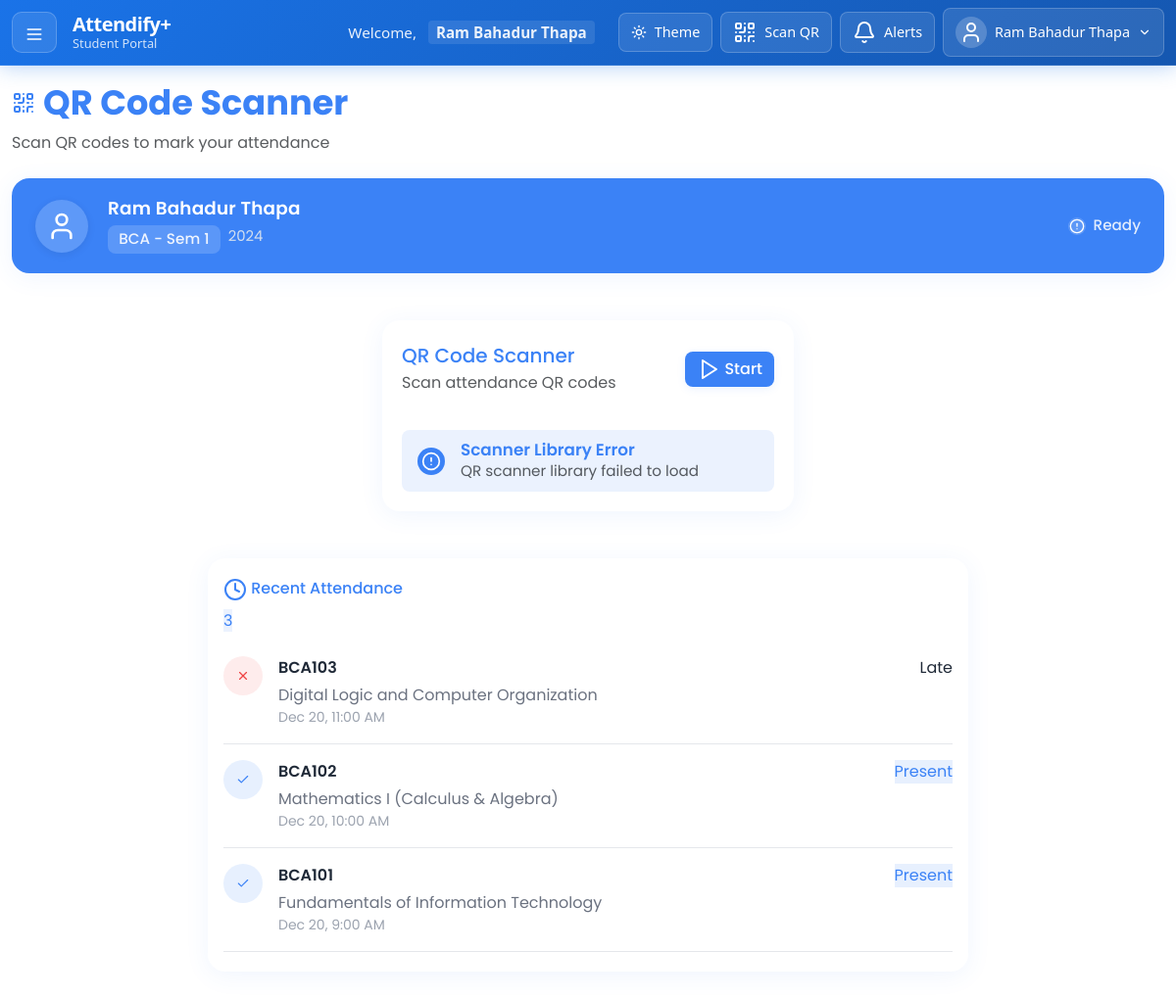
/views/student/scan_qr.php (signed in), run on the app's committed database.
### tables this page shows
CREATE TABLE students (
  StudentID INT AUTO_INCREMENT PRIMARY KEY,
  FullName VARCHAR(100) NOT NULL,
  Contact VARCHAR(20),
  Address VARCHAR(200),
  PhotoURL VARCHAR(255),
  DepartmentID INT NOT NULL,
  SemesterID INT NOT NULL,
  JoinYear YEAR DEFAULT (YEAR(CURDATE())),
  ProgramCode VARCHAR(50),
  LoginID INT NOT NULL UNIQUE,
  FOREIGN KEY (DepartmentID) REFERENCES departments(DepartmentID),
  FOREIGN KEY (SemesterID) REFERENCES semesters(SemesterID),
  FOREIGN KEY (LoginID) REFERENCES login_tbl(LoginID)
);

CREATE TABLE departments (
  DepartmentID INT AUTO_INCREMENT PRIMARY KEY,
  DepartmentName VARCHAR(100) NOT NULL UNIQUE,
  DepartmentCode VARCHAR(10) NOT NULL UNIQUE
);

CREATE TABLE semesters (
  SemesterID INT AUTO_INCREMENT PRIMARY KEY,
  SemesterNumber INT NOT NULL
);

CREATE TABLE attendance_records (
  AttendanceID INT AUTO_INCREMENT PRIMARY KEY,
  StudentID INT NOT NULL,
  SubjectID INT NOT NULL,
  TeacherID INT NOT NULL,
  DateTime DATETIME DEFAULT CURRENT_TIMESTAMP,
  Status ENUM('present', 'absent', 'late') DEFAULT 'present',
  FOREIGN KEY (StudentID) REFERENCES students(StudentID),
  FOREIGN KEY (SubjectID) REFERENCES subjects(SubjectID),
  FOREIGN KEY (TeacherID) REFERENCES teachers(TeacherID)
);

CREATE TABLE subjects (
  SubjectID INT AUTO_INCREMENT PRIMARY KEY,
  SubjectCode VARCHAR(20) NOT NULL,
  SubjectName VARCHAR(100) NOT NULL,
  CreditHour INT NOT NULL,
  LectureHour INT DEFAULT 48,
  IsElective BOOLEAN DEFAULT FALSE,
  DepartmentID INT NOT NULL,
  SemesterID INT NOT NULL,
  FOREIGN KEY (DepartmentID) REFERENCES departments(DepartmentID),
  FOREIGN KEY (SemesterID) REFERENCES semesters(SemesterID)
);

### views/student/scan_qr.php (the view, shortened to what this page needs)
<?php
   include '../../config/db_config.php';
   $studentQuery = "SELECT s.StudentID, s.FullName, s.Contact, s.Address, s.ProgramCode, s.JoinYear,
                       d.DepartmentName, d.DepartmentCode,
                       sem.SemesterNumber,
                       l.Email
               FROM students s
               JOIN departments d ON s.DepartmentID = d.DepartmentID
               JOIN semesters sem ON s.SemesterID = sem.SemesterID
               JOIN login_tbl l ON s.LoginID = l.LoginID
               WHERE s.LoginID = ?";
   $stmt = $conn->prepare($studentQuery);
   $stmt->bind_param("i", $_SESSION['LoginID']);
   $stmt->execute();
   $student = $stmt->get_result()->fetch_assoc();
   $recentAttendanceQuery = "SELECT ar.DateTime, ar.Status, ar.Method,
                               s.SubjectCode, s.SubjectName,
                               t.FullName as TeacherName
                        FROM attendance_records ar
                        JOIN subjects s ON ar.SubjectID = s.SubjectID
                        JOIN teachers t ON ar.TeacherID = t.TeacherID
                        WHERE ar.StudentID = ?
                        ORDER BY ar.DateTime DESC
                        LIMIT 3";
   $stmt = $conn->prepare($recentAttendanceQuery);
   $stmt->bind_param("i", $student['StudentID']);
   $stmt->execute();
   $recentAttendance = $stmt->get_result()->fetch_all(MYSQLI_ASSOC);
   ?>
<!DOCTYPE html>
<html lang="en">
<head>
    <link rel="stylesheet" href="../../assets/css/dashboard_student.css">
    <link rel="stylesheet" href="../../assets/css/sidebar_student.css">
    <link href="https://cdn.jsdelivr.net/npm/bootstrap@5.3.0/dist/css/bootstrap.min.css" rel="stylesheet">
    <link rel="stylesheet" href="../../assets/css/scan_qr.css">
</head>
<body>
    <?php include '../components/navbar_student.php'; ?>
    <div class="container-fluid dashboard-container main-content">
        <div class="page-header d-flex justify-content-between align-items-center flex-wrap mb-4">
            <div>
                <h2 class="page-title">
                    <i data-lucide="qr-code"></i>
                    QR Code Scanner
                </h2>
                <p class="text-muted mb-0">Scan QR codes to mark your attendance</p>
            </div>
        </div>
        <div class="row justify-content-center mb-4">
            <div class="col-12">
                <div class="student-info-card-modern">
                    <div class="student-avatar-modern">
                        <i data-lucide="user" style="width: 32px; height: 32px;"></i>
                    </div>
                    <div class="student-details d-flex flex-column justify-content-center" style="flex:1; min-width:0;">
                        <div class="d-flex align-items-center mb-1">
                            <h6 class="student-name mb-0 me-3" style="font-size:1.15rem; font-weight:600;"><?= htmlspecialchars($student['FullName']) ?></h6>
                        </div>
                        <div class="student-meta d-flex gap-2 flex-wrap" style="margin-top:0.1rem;">
                            <span class="department-badge">
                                <?= htmlspecialchars($student['DepartmentCode']) ?> - Sem <?= $student['SemesterNumber'] ?>
                            </span>
                            <span class="join-year"><?= $student['JoinYear'] ?></span>
                        </div>
                    </div>
                    <div class="scan-status ms-auto" id="scanStatus">
                        <div class="status-indicator-modern" id="statusIndicatorModern">
                        </div>
                        <span class="status-text" id="statusTextModern">Ready</span>
                    </div>
                </div>
            </div>
        </div>
        <div class="row justify-content-center">
            <div class="col-lg-8 col-md-10 col-12">
                <div class="scanner-card-modern mb-4">
                    <div class="scanner-header">
                        <div class="d-flex justify-content-between align-items-center flex-wrap">
                            <div>
                                <h5 class="mb-1">QR Code Scanner</h5>
                                <p class="text-muted mb-0">Scan attendance QR codes</p>
                            </div>
                            <div class="scanner-controls-desktop d-flex">
                                <button id="startScanBtn" class="btn btn-primary">
                                    <i data-lucide="play"></i> Start
                                </button>
                            </div>
                        </div>
                    </div>
                    <div class="scanner-status-desktop mt-3">
                        <div class="d-flex align-items-center gap-3">
                            <div id="statusIndicator" class="status-indicator-desktop">
                            </div>
                            <div>
                                <h6 id="statusTitle" class="mb-0">Ready to Scan</h6>
                                <small id="statusMessage" class="text-muted">Click "Start" to begin scanning</small>
                            </div>
                        </div>
                    </div>
                </div>
            </div>
        </div>
        <div class="row justify-content-center mt-4">
            <div class="col-lg-8 col-md-10 col-12">
                <div class="recent-activity-responsive">
                    <div class="activity-header mb-2">
                        <h6>
                            <i data-lucide="clock"></i>
                            Recent Attendance
                        </h6>
                        <span class="activity-count"><?= count($recentAttendance) ?></span>
                    </div>
                    <div class="activity-list">
                        <?php if (empty($recentAttendance)): ?>
                            <div class="activity-empty">
                                <i data-lucide="calendar-x" style="width: 32px; height: 32px;"></i>
                                <p class="text-muted mt-2 mb-0">No recent attendance records</p>
                            </div>
                        <?php else: ?>
                            <?php foreach ($recentAttendance as $record): ?>
                                <div class="activity-item">
                                    <div class="activity-icon <?= $record['Status'] == 'present' ? 'success' : 'error' ?>">
                                        <i data-lucide="<?= $record['Status'] == 'present' ? 'check' : 'x' ?>" style="width: 14px; height: 14px;"></i>
                                    </div>
                                    <div class="activity-content">
                                        <div class="activity-title"><?= htmlspecialchars($record['SubjectCode']) ?></div>
                                        <div class="activity-subtitle">
                                            <?= htmlspecialchars($record['SubjectName']) ?>
                                        </div>
                                        <div class="activity-time">
                                            <?= date('M j, g:i A', strtotime($record['DateTime'])) ?>
                                        </div>
                                    </div>
                                    <div class="activity-status <?= $record['Status'] ?>">
                                        <?= ucfirst($record['Status']) ?>
                                    </div>
                                </div>
                            <?php endforeach; ?>
                        <?php endif; ?>
                    </div>
                </div>
            </div>
        </div>
    </div>
</body>
</html>

### assets/css/dashboard_student.css (style rules this page uses)
:root { --navbar-height: 60px; --bg-light: linear-gradient(to right, #f0f4f8, #e8f0fe); --bg-dark: #121212; --card-light: #ffffff; --card-dark: #1f1f1f; --text-light: #333; --text-dark: #eee; --accent-light: #1A73E8; --accent-dark: rgba(0, 212, 170, 1); --navbar-light: var(--accent-light); --navbar-dark: var(--accent-dark); --text-muted-light: #6c757d; --text-muted-dark: #a0a0a0; --border-light: #f8f9fa; --border-dark: #333; --shadow-light: rgba(0, 0, 0, 0.1); --shadow-dark: rgba(0, 0, 0, 0.3); }
body { font-family: 'Poppins', sans-serif; background: var(--bg-light); color: var(--text-light); margin: 0; transition: all 0.3s ease; overflow-x: hidden; padding-top: var(--navbar-height); }
.main-content { margin-left: 0 !important; min-height: calc(100vh - var(--navbar-height)); transition: margin-left 0.3s ease; width: 100%; padding-top: 0; }
.dashboard-container { padding: 2rem; transition: all 0.3s ease; max-width: 100%; overflow-x: hidden; }
.page-header { margin-bottom: 2rem; }
.page-title { font-size: 2.2rem; font-weight: 700; color: var(--accent-light); margin-bottom: 0.5rem; display: flex; align-items: center; gap: 0.5rem; }
.text-muted { color: var(--text-muted-light) !important; }
.activity-list { max-height: 400px; overflow-y: auto; }
.activity-item { display: flex; align-items: flex-start; padding: 1rem 0; border-bottom: 1px solid #e5e7eb; }
.activity-item:last-child { border-bottom: none; }
.activity-icon { width: 40px; height: 40px; border-radius: 50%; display: flex; align-items: center; justify-content: center; margin-right: 1rem; flex-shrink: 0; }
.activity-content { flex: 1; }
.activity-title { font-weight: 600; color: #111827; margin-bottom: 0.25rem; }
.activity-time { font-size: 0.875rem; color: #6b7280; }
.dashboard-container h2 { color: var(--accent-light); }
.dashboard-container h5 { color: var(--accent-light); }

### assets/css/sidebar_student.css (style rules this page uses)
:root { --sidebar-width: 280px; --navbar-height: 60px; --sidebar-transition: all 0.3s cubic-bezier(0.25, 0.8, 0.25, 1); --overlay-transition: all 0.3s ease; }
.main-content { transition: margin-left 0.3s ease; width: 100%; min-height: calc(100vh - var(--navbar-height)); }

### assets/css/navbar_admin.css (style rules this page uses)
:root { --accent-light: #1a73e8; --accent-dark: #047857; --card-light: #ffffff; --card-dark: #1f2937; --text-light: #374151; --text-dark: #f9fafb; --text-muted-light: #6b7280; --text-muted-dark: #9ca3af; --hover-light: #f3f4f6; --hover-dark: #374151; --navbar-height: 60px; }
body { padding-top: var(--navbar-height) !important; }
.main-content { margin-left: 0; min-height: calc(100vh - var(--navbar-height)); transition: margin-left 0.3s ease; }
.dashboard-container { padding-top: 1.5rem !important; padding-bottom: 2rem; }
.page-header { margin-bottom: 2rem; }
.main-content { margin-left: 0 !important; min-height: calc(100vh - var(--navbar-height)); transition: margin-left 0.3s ease; width: 100%; }

### data on the page
students: FullName "Ram Bahadur Thapa", DepartmentID.DepartmentCode "BCA", SemesterID.SemesterNumber "1", JoinYear "2024"
attendance_records: SubjectID.SubjectCode "BCA103", SubjectID.SubjectName "Digital Logic and Computer Organization", DateTime "Dec 20, 11:00 AM", Status "Late"
attendance_records: SubjectID.SubjectCode "BCA102", SubjectID.SubjectName "Mathematics I (Calculus & Algebra)", DateTime "Dec 20, 10:00 AM", Status "Present"
attendance_records: SubjectID.SubjectCode "BCA101", SubjectID.SubjectName "Fundamentals of Information Technology", DateTime "Dec 20, 9:00 AM", Status "Present"

### other printed values
$_SESSION['Username'] "Ram Bahadur Thapa"
count($recentAttendance) "3"
